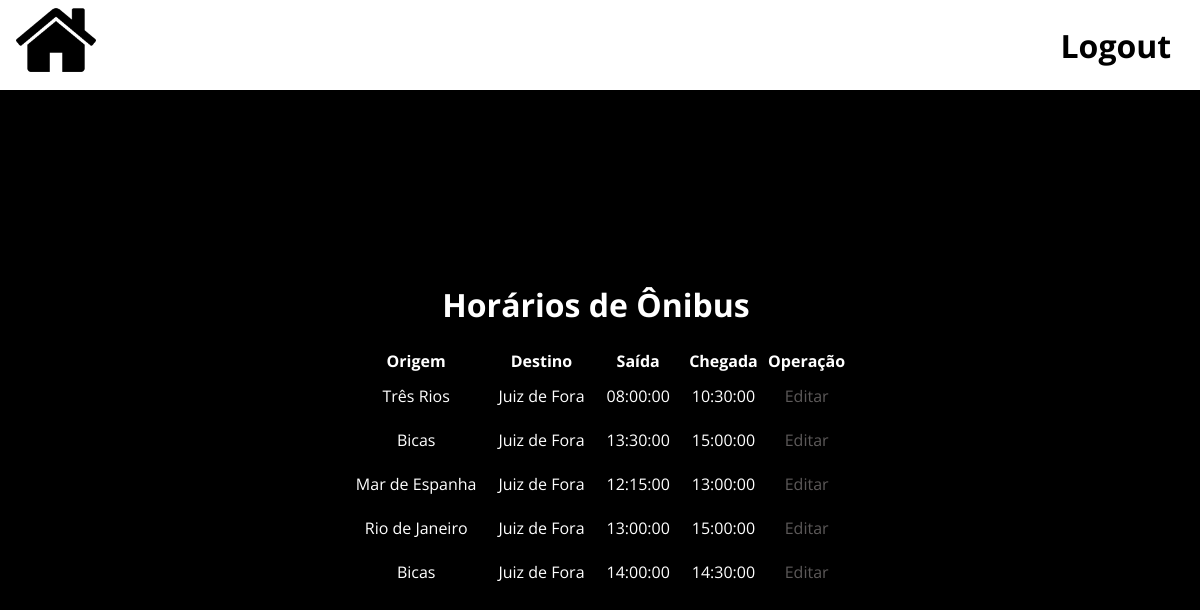
Screenshot of /logged/bus.php (signed in) with the database file from the repository.
### tables this page shows
CREATE TABLE IF NOT EXISTS `g30_onibus` (
  `codigo` int NOT NULL AUTO_INCREMENT,
  `origem` varchar(50) NOT NULL,
  `destino` varchar(50) NOT NULL,
  `hora_saida` time NOT NULL,
  `hora_chegada` time NOT NULL,
  PRIMARY KEY (`codigo`)
);

### logged/bus.php (the view, shortened to what this page needs)
<!DOCTYPE html>
<html lang="en">
<head>
	<link rel="stylesheet" href="../css/style.css">
</head>
<body>
	<div class="navbar">
        <a href="initial.php" class="homeIcon">
            <img src="../imgs/home.png" alt="ícone de home" width="80em" class="homeImage">
        </a>
        <ul class="links">
            <li>
                <a href="../connection/logout">
                    Logout
                </a>
            </li>
        </ul>
    </div>
	<div class="menuOptions">
		<h1 class="titleOptions">
			Horários de Ônibus
		</h1>
		<table class="tableBus">
            <tr>
                <th>
                    Origem
                </th>
                <th>
                    Destino
                </th>
                <th>
                    Saída
                </th>
                <th>
                    Chegada
                </th>
                <th>
                    Operação
                </th>
            </tr>
            <?php
                require_once '../connection/connection.php';
                $result = $conn->query("SELECT * FROM g30_onibus");
                $count = $result->rowCount();
                if ($count > 0) {
                    while ($row = $result->fetch(PDO::FETCH_OBJ)) {
                        echo ("
                            <tr class='rowBus'>
                                <td>
                                    $row->origem
                                </td>
                                <td>
                                    $row->destino
                                </td>
                                <td>
                                    $row->hora_saida
                                </td>
                                <td>
                                    $row->hora_chegada
                                </td>
                                <td>
                                    <a class='btnEditBus' href='edit_bus.php?codBus=$row->codigo'>
                                        Editar
                                    </a>
                                </td>
                            </tr>
                        ");
                    }
                }
            ?>
        </table>
	</div>
</body>
</html>

### css/style.css (style rules this page uses)
body { background-color: #000000; padding-top: 100px; }
.navbar { position: fixed; background-color: #ffffff; top: 0; left: 0; height: 90px; width: 100%; }
.links { list-style: none; display: flex; align-items: center; height: 100%; margin: 0; font-family: "Open Sans", sans-serif; font-size: 2em; }
.links li { margin-right: 0.9em; }
.links a { color: black; text-decoration: none; font-weight: bold; }
.links { float: right; }
.homeIcon { padding-left: 1em; }
.menuOptions { font-family: "Open Sans", sans-serif; display: flex; flex-direction: column; align-items: center; justify-content: center; text-align: center; width: 98vw; height: 80vh; color: #ffffff; }
.tableBus td { padding: 10px; }
.btnEditBus { text-decoration: none; color: #5c5959; }

### rows the page displays
g30_onibus: origem "Três Rios", destino "Juiz de Fora", hora_saida "08:00:00", hora_chegada "10:30:00"
g30_onibus: origem "Bicas", destino "Juiz de Fora", hora_saida "13:30:00", hora_chegada "15:00:00"
g30_onibus: origem "Mar de Espanha", destino "Juiz de Fora", hora_saida "12:15:00", hora_chegada "13:00:00"
g30_onibus: origem "Rio de Janeiro", destino "Juiz de Fora", hora_saida "13:00:00", hora_chegada "15:00:00"
g30_onibus: origem "Bicas", destino "Juiz de Fora", hora_saida "14:00:00", hora_chegada "14:30:00"
